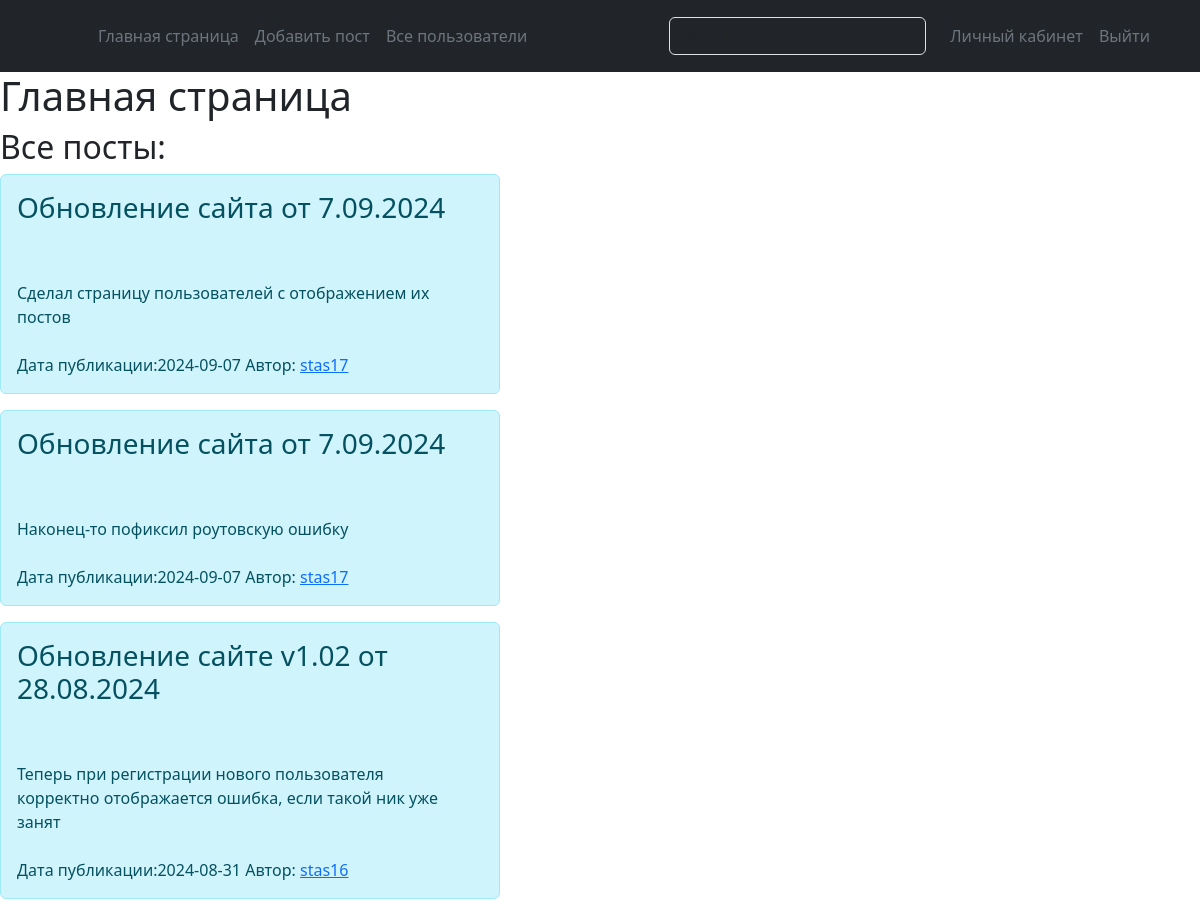
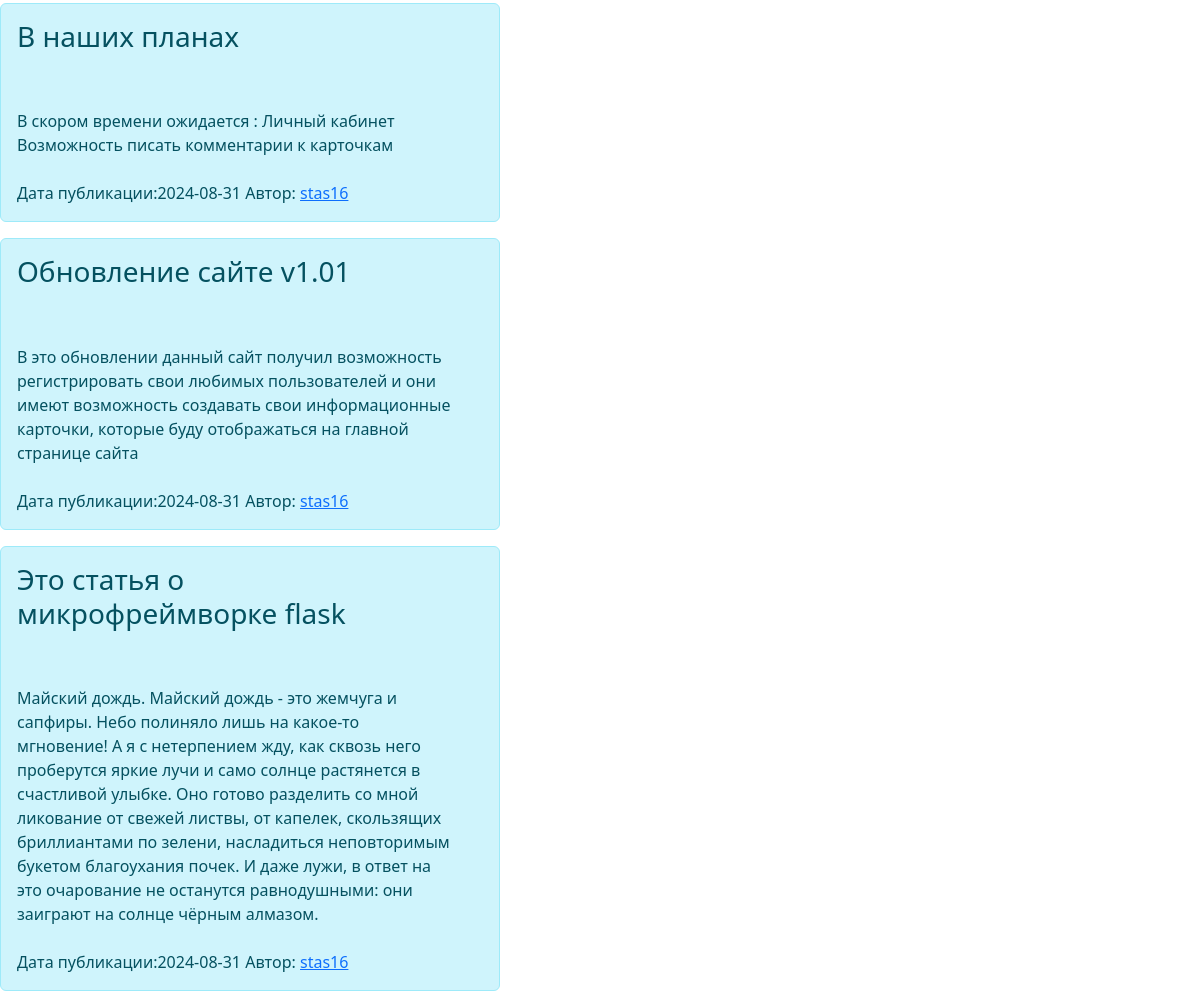
Screenshot of /index (signed in) with the database file from the repository (2 pictures, top to bottom).
### app.py (models this page shows, shortened)
class Cards(db.Model):
    id = db.Column(db.Integer, primary_key=True)
    name = db.Column(db.String, nullable=False)
    text = db.Column(db.Text)
    date_add_card = db.Column(db.DateTime, default=datetime.utcnow)
    user_id = db.Column(db.Integer, db.ForeignKey('user.id'))

class User(db.Model, UserMixin):
    id = db.Column(db.Integer, primary_key=True)
    username = db.Column(db.String(30), nullable=False, unique=True, index=True)
    password = db.Column(db.String)
    rol = db.Column(db.String(15), index=True)
    date_registration = db.Column(db.DateTime, default=datetime.utcnow)
    user_cards = db.relationship("Cards", backref="user")

### app.py (the view)
@app.route("/")
@app.route("/index")
def index():
    list_cards = Cards.query.order_by(Cards.date_add_card.desc()).all()
    return render_template("index.html",   list_cards=list_cards)

### app.py (called while the page is built)
@login.user_loader
def load_user(user_id):
    return User.query.get(user_id)

### templates/index.html (shortened to what this page needs)
{% extends 'base.html' %}
{% block body %}
<h1>Главная страница</h1>
<h2>Все посты:</h2>
{% for el in   list_cards  %}
<div class="alert alert-dismissible alert-info col-5"
                         role="alert"
                         id="alert">
                       <h3> {{ el.name }} </h3>
    <br>
    <br>
                         {{ el.text }}
    <br>
    <br>
            Дата публикации:{{ el.date_add_card.date()  }}
    Автор: <a href="{{ url_for('acc_user', id=el.user_id) }}" >{{ el.user.username }}</a>
 </div>
{% endfor %}
{% endblock %}

### rows the page displays
Cards: name "Обновление сайта от 7.09.2024", text "Сделал страницу пользователей с отображением их постов", date_add_card "2024-09-07", user.username "stas17"
Cards: name "Обновление сайта от 7.09.2024", text "Наконец-то пофиксил роутовскую ошибку", date_add_card "2024-09-07", user.username "stas17"
Cards: name "Обновление сайте v1.02 от 28.08.2024", text "Теперь при регистрации нового пользователя корректно отображается ошибка, если такой ник уже занят", date_add_card "2024-08-31", user.username "stas16"
Cards: name "В наших планах", text "В скором времени ожидается : Личный кабинет Возможность писать комментарии к карточкам", date_add_card "2024-08-31", user.username "stas16"
Cards: name "Обновление сайте v1.01", text "В это обновлении данный сайт получил возможность регистрировать свои любимых пользователей и они имеют возможность создавать свои информационные карточки, которые буду отображаться на главной странице сайта", date_add_card "2024-08-31", user.username "stas16"
Cards: name "Это статья о микрофреймворке flask", text "Майский дождь. Майский дождь - это жемчуга и сапфиры. Небо полиняло лишь на какое-то мгновение! А я с нетерпением жду, как сквозь него проберутся яркие лучи и само солнце растянется в счастливой улыбке. Оно готово разделить со мной ликование от свежей листвы, от капелек, скользящих бриллиантами по зелени, насладиться неповторимым букетом благоухания почек. И даже лужи, в ответ на это очарование не останутся равнодушными: они заиграют на солнце чёрным алмазом.", date_add_card "2024-08-31", user.username "stas16"
